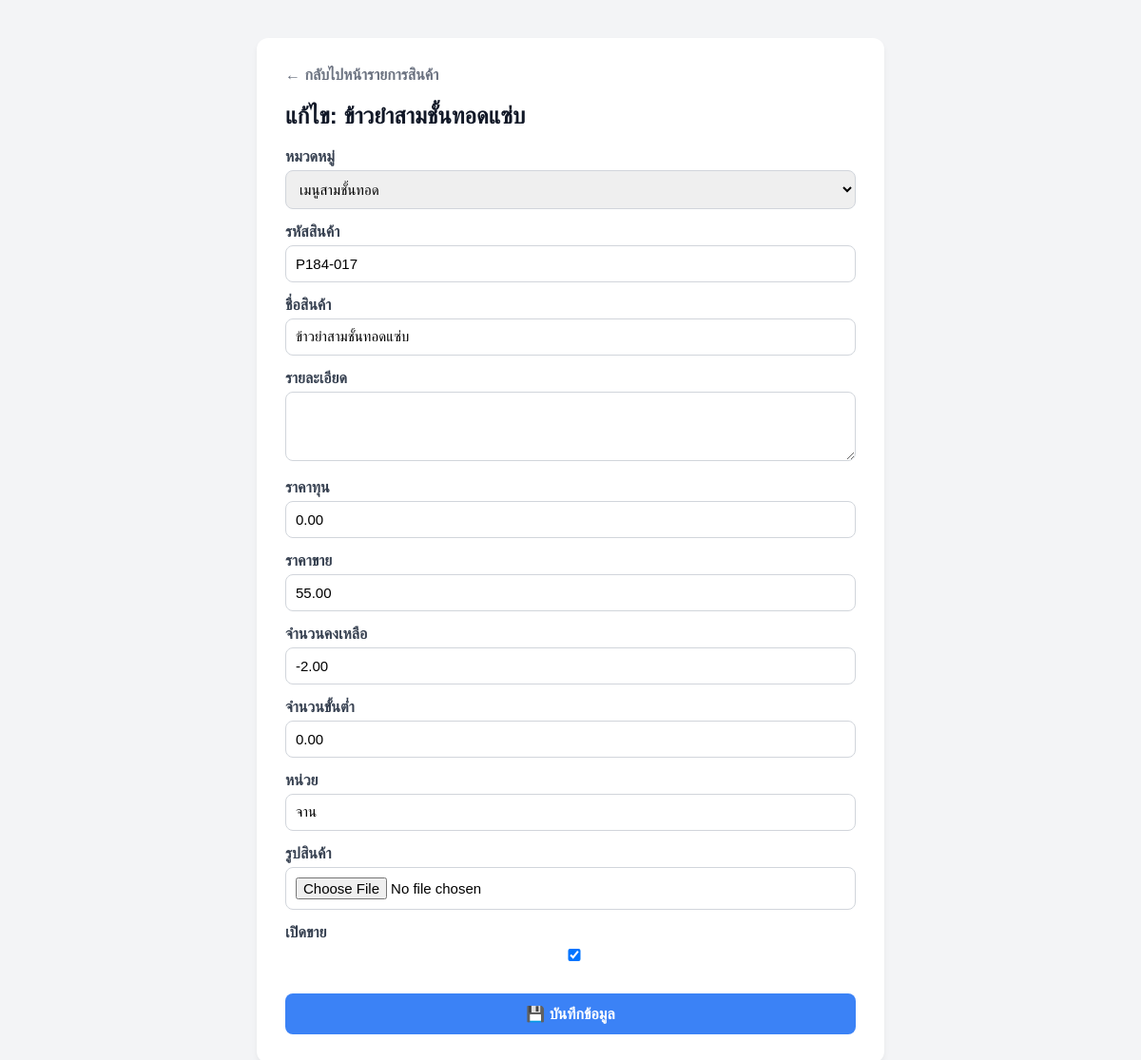
/products/212/edit/ (signed in), run on an earlier commit of the app's database.
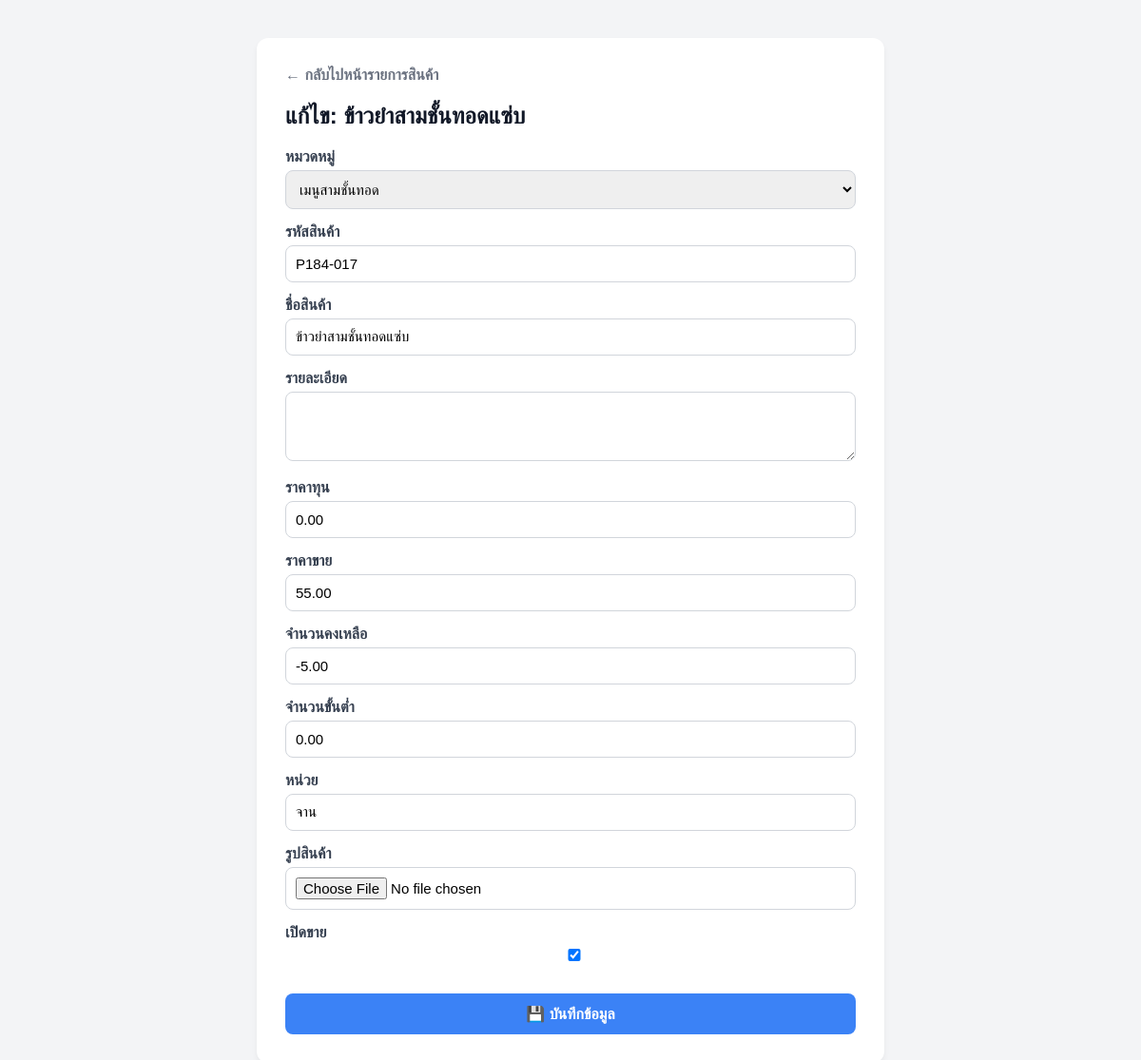
And on a later commit of the database.
### Products/models.py (models this page shows, shortened)
class Product(models.Model):
    category = models.ForeignKey(
        ProductCategory,
        on_delete=models.PROTECT,
        related_name="products",
        verbose_name="หมวดหมู่"
    )
    code = models.CharField(
        max_length=20,
        unique=True,
        verbose_name="รหัสสินค้า"
    )
    name = models.CharField(
        max_length=200,
        verbose_name="ชื่อสินค้า"
    )
    description = models.TextField(
        blank=True,
        null=True,
        verbose_name="รายละเอียด"
    )
    cost_price = models.DecimalField(
        max_digits=10,
        decimal_places=2,
        default=0,
        verbose_name="ราคาทุน"
    )
    selling_price = models.DecimalField(
        max_digits=10,
        decimal_places=2,
        verbose_name="ราคาขาย"
    )
    stock_quantity = models.DecimalField(
        max_digits=10,
        decimal_places=2,
        default=0,
        verbose_name="จำนวนคงเหลือ"
    )
    min_stock = models.DecimalField(
        max_digits=10,
        decimal_places=2,
        default=0,
        verbose_name="จำนวนขั้นต่ำ"
    )
    unit = models.CharField(
        max_length=50,
        default="ชิ้น",
        verbose_name="หน่วย"
    )
    image = models.ImageField(
        upload_to="products/",
        blank=True,
        null=True,
        verbose_name="รูปสินค้า"
    )
    is_active = models.BooleanField(
        default=True,
        verbose_name="เปิดขาย"
    )
    created_by = models.ForeignKey(
        settings.AUTH_USER_MODEL,
        on_delete=models.SET_NULL,
        null=True,
        blank=True,
        verbose_name="ผู้สร้าง",
        related_name="created_products"
    )
    created_at = models.DateTimeField(
        auto_now_add=True
    )
    updated_at = models.DateTimeField(
        auto_now=True
    )
    class Meta:
        db_table = "products"
        verbose_name = "สินค้า"
        verbose_name_plural = "สินค้า"
        ordering = ["category", "name"]

### Products/views.py (the view)
# urls.py: path('<int:pk>/edit/', views.product_edit, name='edit'),
@login_required
def product_edit(request, pk):
    product = get_object_or_404(Product, pk=pk, created_by=request.user)
    if request.method == "POST":
        form = ProductForm(request.POST, request.FILES, instance=product)
        if form.is_valid():
            form.save()
            return redirect('products:list')
    else:
        form = ProductForm(instance=product)
        form.fields['category'].queryset = ProductCategory.objects.filter(created_by=request.user)
    return render(request, "Products/form.html", {"form": form, "title": f"แก้ไข: {product.name}"})

### Products/forms.py
class ProductForm(forms.ModelForm):
    class Meta:
        model = Product
        fields = ['category', 'code', 'name', 'description', 'cost_price', 'selling_price', 'stock_quantity', 'min_stock', 'unit', 'image', 'is_active']
        widgets = {
            'description': forms.Textarea(attrs={'rows': 3}),
        }
    def __init__(self, *args, **kwargs):
        super().__init__(*args, **kwargs)
        for field in self.fields.values():
            field.widget.attrs['class'] = 'form-control'

### Products/models.py (called while the page is built)
    def __str__(self):
        return self.name

### Products/templates/Products/form.html (shortened to what this page needs)
{% load static %}
<!DOCTYPE html>
<html lang="th">
<head>
</head>
<body>
    <div class="form-container">
        <a href="{% url 'products:list' %}" class="back-link">← กลับไปหน้ารายการสินค้า</a>
        <h2>{{ title }}</h2>
        <form method="POST" enctype="multipart/form-data">
            {% for field in form %}
                <div class="form-group">
                    <label>{{ field.label }}</label>
                    {{ field }}
                </div>
            {% endfor %}
            <button type="submit" class="btn-submit">💾 บันทึกข้อมูล</button>
        </form>
    </div>
</body>
</html>

What changed in the data, as far as the page shows it:
changed Product "เมนูสามชั้นทอด": stock_quantity "-2.00" → "-5.00"
